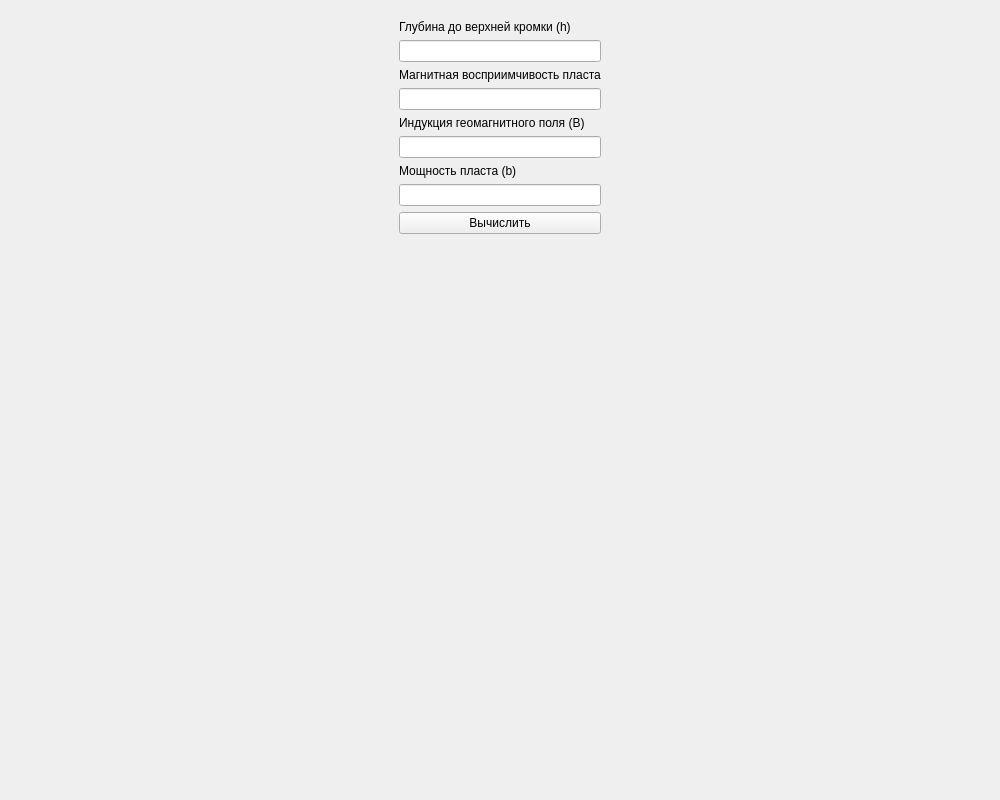
<?xml version="1.0" encoding="UTF-8"?>
<ui version="4.0">
 <class>MainWindow</class>
 <widget class="QWidget" name="MainWindow">
  <property name="geometry">
   <rect>
    <x>0</x>
    <y>0</y>
    <width>1000</width>
    <height>800</height>
   </rect>
  </property>
  <property name="sizePolicy">
   <sizepolicy hsizetype="Fixed" vsizetype="Fixed">
    <horstretch>0</horstretch>
    <verstretch>0</verstretch>
   </sizepolicy>
  </property>
  <property name="windowTitle">
   <string>Вычисление магнитной аномалии</string>
  </property>
  <layout class="QHBoxLayout" name="horizontalLayout">
   <item>
    <layout class="QVBoxLayout" name="verticalLayout">
     <property name="sizeConstraint">
      <enum>QLayout::SetDefaultConstraint</enum>
     </property>
     <item>
      <widget class="QWidget" name="widget" native="true">
       <property name="sizePolicy">
        <sizepolicy hsizetype="Fixed" vsizetype="Preferred">
         <horstretch>0</horstretch>
         <verstretch>0</verstretch>
        </sizepolicy>
       </property>
       <layout class="QVBoxLayout" name="verticalLayout_3">
        <item>
         <widget class="QLabel" name="label">
          <property name="sizePolicy">
           <sizepolicy hsizetype="Fixed" vsizetype="Fixed">
            <horstretch>0</horstretch>
            <verstretch>0</verstretch>
           </sizepolicy>
          </property>
          <property name="text">
           <string>Глубина до верхней кромки (h)</string>
          </property>
         </widget>
        </item>
        <item>
         <widget class="QLineEdit" name="line_h">
          <property name="sizePolicy">
           <sizepolicy hsizetype="Preferred" vsizetype="Fixed">
            <horstretch>0</horstretch>
            <verstretch>0</verstretch>
           </sizepolicy>
          </property>
         </widget>
        </item>
        <item>
         <widget class="QLabel" name="label_2">
          <property name="sizePolicy">
           <sizepolicy hsizetype="Fixed" vsizetype="Fixed">
            <horstretch>0</horstretch>
            <verstretch>0</verstretch>
           </sizepolicy>
          </property>
          <property name="text">
           <string>Магнитная восприимчивость пласта</string>
          </property>
         </widget>
        </item>
        <item>
         <widget class="QLineEdit" name="line_X">
          <property name="sizePolicy">
           <sizepolicy hsizetype="Preferred" vsizetype="Fixed">
            <horstretch>0</horstretch>
            <verstretch>0</verstretch>
           </sizepolicy>
          </property>
         </widget>
        </item>
        <item>
         <widget class="QLabel" name="label_3">
          <property name="sizePolicy">
           <sizepolicy hsizetype="Fixed" vsizetype="Fixed">
            <horstretch>0</horstretch>
            <verstretch>0</verstretch>
           </sizepolicy>
          </property>
          <property name="text">
           <string>Индукция геомагнитного поля (B)</string>
          </property>
         </widget>
        </item>
        <item>
         <widget class="QLineEdit" name="line_B">
          <property name="sizePolicy">
           <sizepolicy hsizetype="Preferred" vsizetype="Fixed">
            <horstretch>0</horstretch>
            <verstretch>0</verstretch>
           </sizepolicy>
          </property>
         </widget>
        </item>
        <item>
         <widget class="QLabel" name="label_4">
          <property name="sizePolicy">
           <sizepolicy hsizetype="Fixed" vsizetype="Fixed">
            <horstretch>0</horstretch>
            <verstretch>0</verstretch>
           </sizepolicy>
          </property>
          <property name="text">
           <string>Мощность пласта (b)</string>
          </property>
         </widget>
        </item>
        <item>
         <widget class="QLineEdit" name="line_b">
          <property name="sizePolicy">
           <sizepolicy hsizetype="Preferred" vsizetype="Fixed">
            <horstretch>0</horstretch>
            <verstretch>0</verstretch>
           </sizepolicy>
          </property>
         </widget>
        </item>
        <item>
         <widget class="QPushButton" name="pushButton">
          <property name="sizePolicy">
           <sizepolicy hsizetype="Preferred" vsizetype="Fixed">
            <horstretch>0</horstretch>
            <verstretch>0</verstretch>
           </sizepolicy>
          </property>
          <property name="text">
           <string>Вычислить</string>
          </property>
         </widget>
        </item>
       </layout>
      </widget>
     </item>
     <item>
      <spacer name="verticalSpacer">
       <property name="orientation">
        <enum>Qt::Vertical</enum>
       </property>
       <property name="sizeHint" stdset="0">
        <size>
         <width>20</width>
         <height>40</height>
        </size>
       </property>
      </spacer>
     </item>
    </layout>
   </item>
   <item>
    <layout class="QVBoxLayout" name="graphicsLayout">
     <property name="sizeConstraint">
      <enum>QLayout::SetFixedSize</enum>
     </property>
    </layout>
   </item>
  </layout>
 </widget>
 <resources/>
 <connections/>
</ui>
